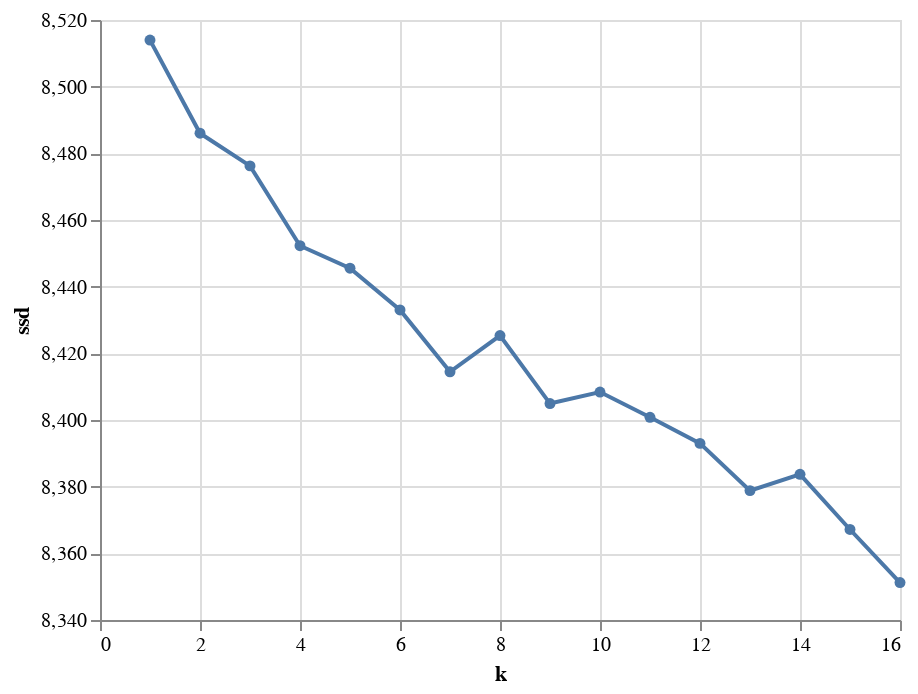

The cell this chart's notebook holds for it:
### Markdown cell above
Agrupamento

Decidindo K

### Code cell
from sklearn.cluster import MiniBatchKMeans


qualidade = pd.DataFrame(columns = ['k', 'ssd'])
for k in range(1, 17, 1):
    # kemans = KMeans(n_clusters=k, rantom_state=0)
    kmeans = MiniBatchKMeans(n_clusters=k, init_size=1024, batch_size=2048, random_state=20)
    kmeans.fit(vec_text)
    qualidade = qualidade.append({'k': k, 'ssd': kmeans.inertia_}, ignore_index=True)

alt.Chart(qualidade).mark_line(
    point=True
).encode(
    x = 'k',
    y = alt.Y('ssd', scale = alt.Scale(zero=False))
)

### Figure 1 — Vega-Lite specification as saved in the notebook (floating-point values rounded to 4 significant figures)
{"config": {"view": {"continuousWidth": 400, "continuousHeight": 300}}, "data": {"name": "data-c95e75a41463da0da4f89719b12a748d"}, "mark": {"type": "line", "point": true}, "encoding": {"x": {"field": "k", "type": "quantitative"}, "y": {"field": "ssd", "scale": {"zero": false}, "type": "quantitative"}}, "$schema": "https://vega.github.io/schema/vega-lite/v4.17.0.json", "datasets": {"data-c95e75a41463da0da4f89719b12a748d": [{"k": 1.0, "ssd": 8514.0}, {"k": 2.0, "ssd": 8486.0}, {"k": 3.0, "ssd": 8476.0}, {"k": 4.0, "ssd": 8452.0}, {"k": 5.0, "ssd": 8446.0}, {"k": 6.0, "ssd": 8433.0}, {"k": 7.0, "ssd": 8414.0}, {"k": 8.0, "ssd": 8425.0}, {"k": 9.0, "ssd": 8405.0}, {"k": 10.0, "ssd": 8408.0}, {"k": 11.0, "ssd": 8401.0}, {"k": 12.0, "ssd": 8393.0}, {"k": 13.0, "ssd": 8379.0}, {"k": 14.0, "ssd": 8384.0}, {"k": 15.0, "ssd": 8367.0}, {"k": 16.0, "ssd": 8351.0}]}}
